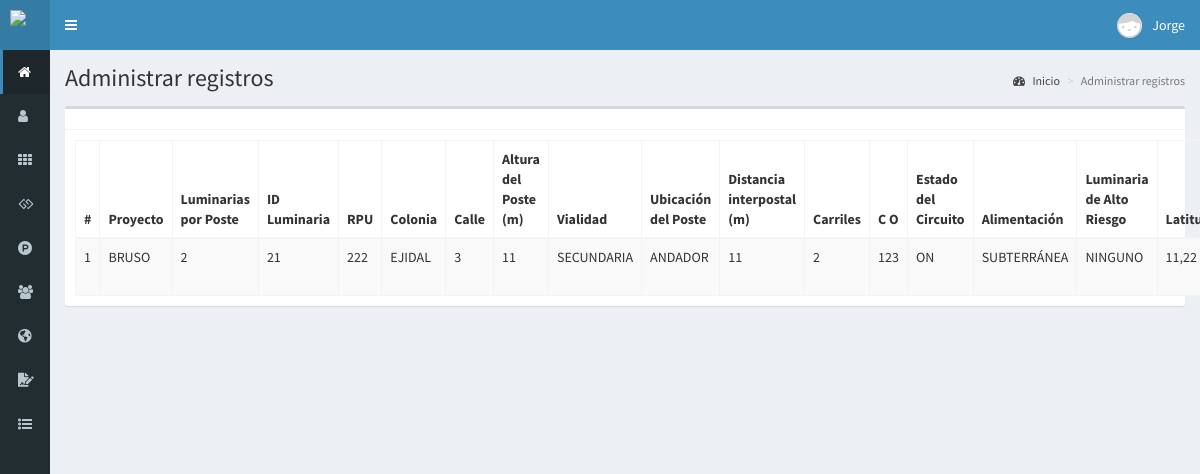
The app's page /administrar-registros (signed in) with its own data.
### tables this page shows
CREATE TABLE `registro` (
  `idR` int(11) NOT NULL,
  `idProyect` int(11) NOT NULL,
  `nomProyect` varchar(255) NOT NULL,
  `lumi` int(50) NOT NULL,
  `luminId` int(11) NOT NULL,
  `rpu` varchar(255) NOT NULL,
  `col` text NOT NULL,
  `calle` text NOT NULL,
  `alP` int(11) NOT NULL,
  `tipoVi` varchar(30) NOT NULL,
  `ubiP` varchar(30) NOT NULL,
  `disIn` int(11) NOT NULL,
  `carriles` int(11) NOT NULL,
  `co` int(50) NOT NULL,
  `estaC` varchar(20) NOT NULL,
  `alimen` varchar(20) NOT NULL,
  `lumiAR` varchar(30) NOT NULL,
  `latitud` text NOT NULL,
  `longitud` text NOT NULL,
  `instalador` varchar(100) NOT NULL,
  `tipoP` varchar(50) NOT NULL,
  `modeloLE` varchar(255) NOT NULL,
  `potenciaLE` text NOT NULL
);

### controladores/plantilla.controlador.php (called while the page is built)
<?php
class ControladorPlantilla{
	static public function ctrPlantilla(){
		include "vistas/plantilla.php";
	}
}

### index.php (called while the page is built, shortened)
<?php
require_once "controladores/plantilla.controlador.php";
require_once "controladores/ventas.controlador.php";
require_once "controladores/registro.controlador.php";
require_once "controladores/progreso.controlador.php";
require_once "modelos/registro.modelo.php";
$plantilla = new ControladorPlantilla();
$plantilla -> ctrPlantilla();

### controladores/registro.controlador.php (called while the page is built, shortened)
<?php
class ControladorRegistro{
	static public function ctrMostrarRegistros($item, $valor){
		$tabla = "registro";
		$respuesta = ModeloRegistro::mdlMostrarRegistros($tabla, $item, $valor);
		return $respuesta;
	}
}

### modelos/conexion.php (called while the page is built)
<?php
class Conexion{
	static public function conectar(){
		$link = new PDO("mysql:host=localhost;dbname=pos",
			            "root",
			            "");
		$link->exec("set names utf8");
		return $link;
	}
}

### modelos/registro.modelo.php (called while the page is built, shortened)
<?php
require_once("conexion.php");
class ModeloRegistro{
	static public function mdlMostrarRegistros($tabla, $item, $valor){
		if($item != null){
			$stmt = Conexion::conectar()->prepare("SELECT * FROM $tabla WHERE $item = :$item");
			$stmt -> bindParam(":".$item, $valor, PDO::PARAM_STR);
			$stmt -> execute();
			return $stmt -> fetch();
		}else{
			$stmt = Conexion::conectar()->prepare("SELECT * FROM $tabla");
			$stmt -> execute();
			return $stmt -> fetchAll();
		}
	}
}

### vistas/modulos/administrar-registros.php (the view, shortened to what this page needs)
  <div class="content-wrapper">
    <section class="content-header">
      <h1>
        Administrar registros
      </h1>
      <ol class="breadcrumb">
        <li><a href="inicio"><i class="fa fa-dashboard"></i> Inicio</a></li>
        <li class="active">Administrar registros</li>
      </ol>
    </section>
    <section class="content">
      <div class="box">
        <div class="box-header with-border">
        </div>
        <div class="box-body">
         <table class="table table-bordered table-striped dt-responsive tablas" width="100%">
          <thead>
           <tr>
             <th style="width:10px">#</th>
             <th>Proyecto</th>
             <th>Luminarias por Poste</th>
             <th>ID Luminaria</th>
             <th>RPU</th>
             <th>Colonia</th>
             <th>Calle</th>
             <th>Altura del Poste (m)</th>
             <th>Vialidad</th>
             <th>Ubicación del Poste</th>
             <th>Distancia interpostal (m)</th>
             <th>Carriles</th>
             <th>C O</th>
             <th>Estado del Circuito</th>
             <th>Alimentación</th>
             <th>Luminaria de Alto Riesgo</th>
             <th>Latitud</th>
           </tr>
         </thead>
         <tbody>
          <?php
          $item = null;
          $valor = null;
          $categorias = ControladorRegistro::ctrMostrarRegistros($item, $valor);
          foreach ($categorias as $key => $value) {
            echo ' <tr>
            <td>'.($key+1).'</td>
            <td class="text-uppercase">'.$value["nomProyect"].'</td>
            <td class="text-uppercase">'.$value["lumi"].'</td>
            <td class="text-uppercase">'.$value["luminId"].'</td>
            <td class="text-uppercase">'.$value["rpu"].'</td>
            <td class="text-uppercase">'.$value["col"].'</td>
            <td class="text-uppercase">'.$value["calle"].'</td>
            <td class="text-uppercase">'.$value["alP"].'</td>
            <td class="text-uppercase">'.$value["tipoVi"].'</td>
            <td class="text-uppercase">'.$value["ubiP"].'</td>
            <td class="text-uppercase">'.$value["disIn"].'</td>
            <td class="text-uppercase">'.$value["carriles"].'</td>
            <td class="text-uppercase">'.$value["co"].'</td>
            <td class="text-uppercase">'.$value["estaC"].'</td>
            <td class="text-uppercase">'.$value["alimen"].'</td>
            <td class="text-uppercase">'.$value["lumiAR"].'</td>
            <td class="text-uppercase">'.$value["latitud"].'</td>
            <td class="text-uppercase">'.$value["longitud"].'</td>
            <td class="text-uppercase">'.$value["instalador"].'</td>
            <td class="text-uppercase">'.$value["tipoP"].'</td>
            <td class="text-uppercase">'.$value["modeloLE"].'</td>
            <td class="text-uppercase">'.$value["potenciaLE"].'</td>
            <td>
            <div class="btn-group">
            <button class="btn btn-warning btnEditarRegistro" idRegistro="'.$value["idR"].'" data-toggle="modal" data-target="#modalEditarRegistro"><i class="fa fa-pencil"></i></button>';
            echo '</div>
            </td>
            </tr>';
          }
          ?>
        </tbody>
      </table>
    </div>
  </div>
</section>
</div>

### records on screen
registro: nomProyect "BRUSO", lumi "2", luminId "21", rpu "222", col "EJIDAL", calle "3", alP "11", tipoVi "SECUNDARIA", ubiP "ANDADOR", disIn "11", carriles "2", co "123", estaC "ON", alimen "SUBTERRÁNEA", lumiAR "NINGUNO", latitud "11,22"

### other values on screen
$_SESSION["nombre"] "Jorge"
